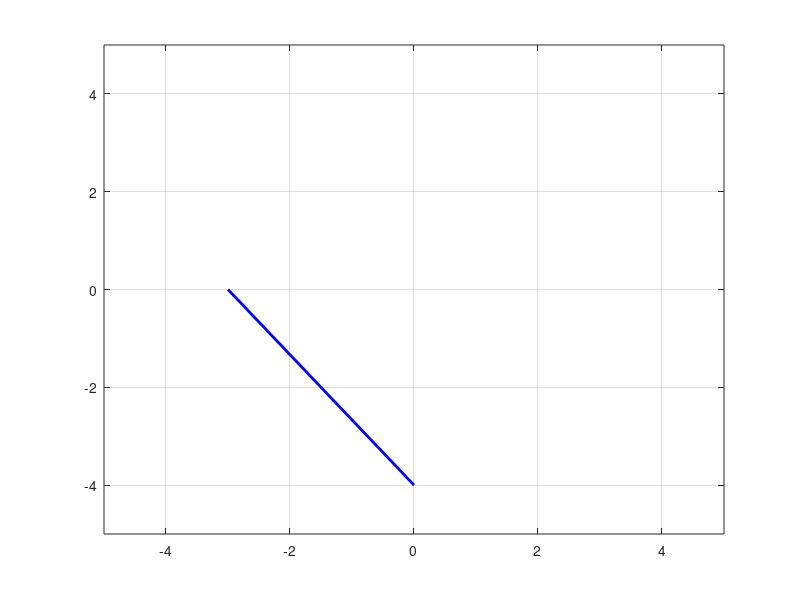
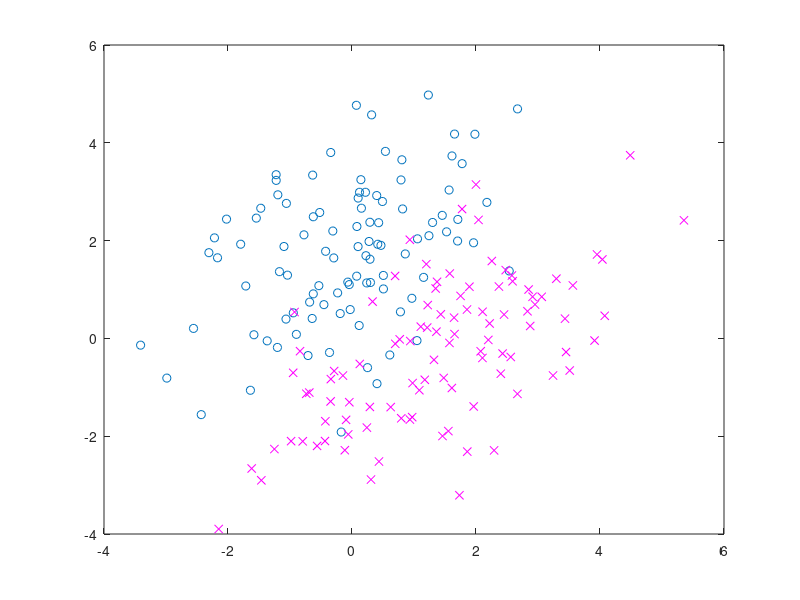

Recreate these plots in MATLAB, in order. (Note: this script raises an error after producing the figures.)
%1
% Plot line with points from linear definition 3x + 4y + 12 = 0
hold off;
plot([0 -3], [-4 0], 'b', 'LineWidth', 2);
axis([-5 5 -5 5]);
grid on;

print -depsc f2-1.eps;

%Perpinducalar distance from the origin to the straight line above
pDistance = (-12) / sqrt(3^2 + 4^2);
% => -2.4000

%2
% distinct means for each bi-variate Gaussian density
m1 = [0 2];
m2 = [1.5 0.0];

%Identical covariance matrix
C = [2 1; 1 2];

% Generate two bi-variate Gaussian densities
N = 100;
X = randn(N, 2);
Y = randn(N, 2);

% Use cholesky transformation
X = X * chol(C);
Y = Y * chol(C);

% Shift the mean for each of the columns in the two bi-variate Gaussian
% densities
X1 = X + kron(ones(N, 1), m1);
Y1 = Y + kron(ones(N, 1), m2);

plot(X1(:, 1), X1(:, 2), 'o', Y1(:, 1), Y1(:, 2), 'mx');

print -depsc f2-2.eps;

%3
% Compute the Bayes' optimal class boundary
% Linear classifier denoted by w^t x + b <> 0
w = 2 * C^-1 * transp((m1 - m2));
b = (m1 * C^-1 * transp(m1) - m2 * C^-1 * transp(m2));

xIntercept = -b / w(2, 1);
yIntercept = -b / w(1, 1);

slope = (yIntercept - 0.00) / (0.00 - xIntercept);

% Using y = mx + b for definting new x and y points on the line
xCoord1 = -3.00;
yCoord1 = slope * xCoord1 + yIntercept;

xCoord2 = 4.00;
yCoord2 = slope * xCoord2 + yIntercept;


hold on;
% plot([xIntercept, 0], [0, yIntercept], 'b', 'LineWidth', 2);
plot([xCoord1, xCoord2], [yCoord1, yCoord2], 'b', 'LineWidth', 2);

print -depsc f2-3.eps;

% 4 The Perceptron Learning Algorithm
% X = N by 2 matrix of data
% Place the two by-matrices all in one N by 2 matrix
X2 = [X1', Y1']';
% y classlabels -1 and +1
yClassLabels = [-ones(1, 100), ones(1, 100)];

N1 = 200;
% Include columns of ones for bias term (X3 is our accumulated input matrix of examples)
% X2 is the combination of the two bi-variate Gaussian distributions
X3 = [X2 ones(N1, 1)];

% Separate into training and test sets
ii = randperm(N1);
Xtr = X3(ii(1:N1/2), :);
ytr = yClassLabels(:, ii(1:N1/2));
Xts = X3(ii(N1/2+1: N1), :);
yts = yClassLabels(:, ii(N1/2+1: N1));

% Initialize weights (This is the weight vector we are trying to learn)
w = randn(3, 1);

% Error correcting learning
eta = 0.001;
for iter=1:5000
    j = ceil(rand * N1/2);
    if ( ytr(j) * Xtr(j, :) * w < 0 )
        w = w + (eta * Xtr(j, :)' * ytr(j));
    end
end

% Performance on test data
yhts = Xts * w;
disp([yts' yhts]);

errors = size(find(yts' .* yhts < 0));
percentageErrorRate = 100 * errors(1) / (N1/2);

xInterceptP = -w(3, 1) / w(2, 1);
yInterceptP = -w(3, 1) / w(1, 1);

hold on;
plot([xInterceptP 0], [0 yInterceptP], 'g', 'LineWidth', 2);